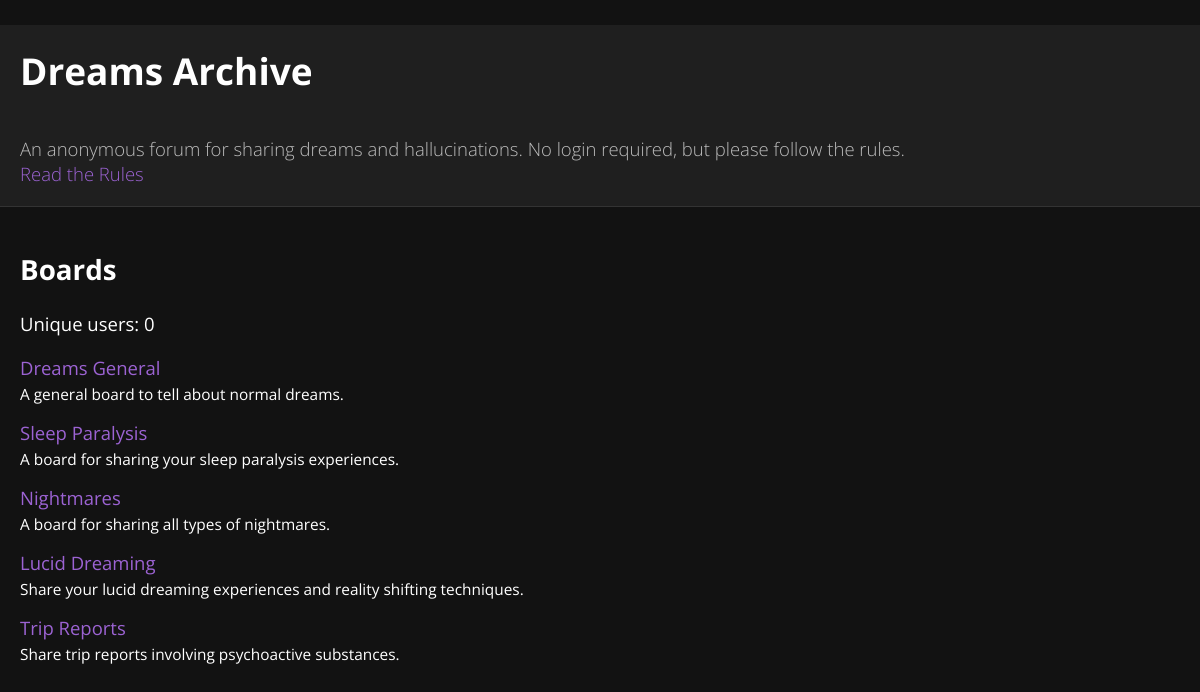
The page / on the database its author committed.
### app/models.py (models this page shows, shortened)
class Board(db.Model):
    id = db.Column(db.Integer, primary_key=True)
    name = db.Column(db.String(100), unique=True, nullable=False)
    description = db.Column(db.Text, nullable=False)
    is_static = db.Column(db.Boolean, default=False)

### app/routes.py (the view)
@main_blueprint.route('/')
def index():
    boards = Board.query.all()
    user_count = UserVisit.query.count()
    return render_template('board_list.html', boards=boards, user_count=user_count)

### app/templates/board_list.html (shortened to what this page needs)
﻿{% extends "base.html" %}
{% block content %}
<h2>Boards</h2>
<p>Unique users: {{ user_count }}</p>
<ul>
    {% for board in boards %}
    <li>
        <a href="{{ url_for('main.thread_list', board_id=board.id) }}">{{ board.name }}</a><br>
        <small>{{ board.description }}</small>
    </li>
    {% endfor %}
</ul>
{% endblock %}

### app/templates/base.html (shortened to what this page needs)
﻿<!DOCTYPE html>
<html lang="en">
<head>
    <link rel="stylesheet" href="{{ url_for('static', filename='css/styles.css') }}">
</head>
<body>
    <header>
        <h1><a href="{{ url_for('main.index') }}">Dreams Archive</a></h1>
        <div class="what">
            An anonymous forum for sharing dreams and hallucinations. No login required, but please follow the rules.
            <br>
            <a href="{{ url_for('main.rules') }}" class="rules-link">Read the Rules</a>
        </div>
    </header>
    <div class="content">
        {% block content %}
        {% endblock %}
    </div>
</body>
</html>

### app/static/css/styles.css (style rules this page uses)
a { color: #9c63d3; text-decoration: none; }
header { background-color: #1f1f1f; padding: 20px; border-bottom: 1px solid #333; }
header h1 { margin: 0; }
header h1 a { color: #ffffff; text-decoration: none; }
.content { padding: 20px; }
ul { list-style-type: none; padding-left: 0; }
li { margin-bottom: 15px; }
.what { margin-top: 20px; padding-top: 20px; color: #bbbbbb; font-weight: 100; }

### rows shown on the page
Board: name "Dreams General", description "A general board to tell about normal dreams."
Board: name "Sleep Paralysis", description "A board for sharing your sleep paralysis experiences."
Board: name "Nightmares", description "A board for sharing all types of nightmares."
Board: name "Lucid Dreaming", description "Share your lucid dreaming experiences and reality shifting techniques."
Board: name "Trip Reports", description "Share trip reports involving psychoactive substances."

### other values the page prints
{{ user_count }} "0"
